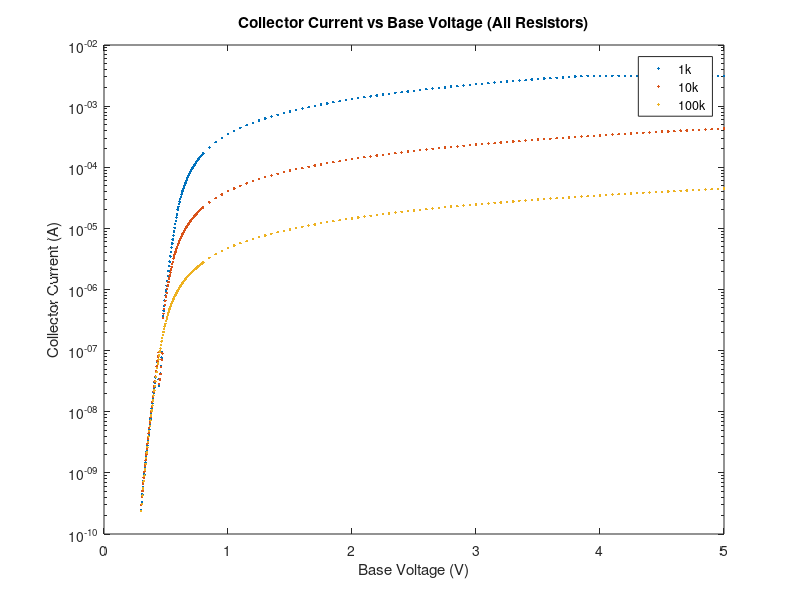
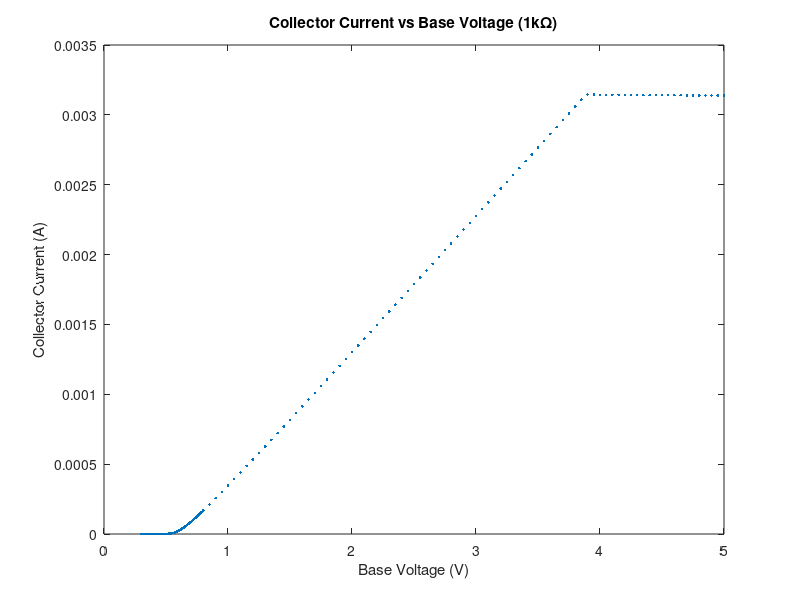

The MATLAB script that drew these images, in order: (Note: this script raises an error after producing the figures.)
load("lab3_exp2_data.mat")

Ic1k   = Iout1k  - Ib1k;
Ic10k  = Iout10k - Ib10k;
Ic100k = Iout100k - Ib100k;
%%
figure
semilogy(Vb1k,   Ic1k,   '.')
hold on
semilogy(Vb10k,  Ic10k,  '.')
semilogy(Vb100k, Ic100k, '.')
title('Collector Current vs Base Voltage (All Resistors)')
xlabel('Base Voltage (V)')
ylabel('Collector Current (A)')
legend('1k','10k','100k',"Location",'best')
%%
figure
plot(Vb1k, Ic1k, '.', 'DisplayName','Measured Data')
title('Collector Current vs Base Voltage (1kΩ)')
xlabel('Base Voltage (V)')
ylabel('Collector Current (A)')
hold on

idx = (Vb1k >= 0.8) & (Vb1k <= 3.9);

f1 = fit(Vb1k(idx)', Ic1k(idx)', 'poly1');

Ic_fit1 = f1.p1*Vb1k + f1.p2;

plot(Vb1k, Ic_fit1, 'DisplayName','Linear Fit')

legend("Location","best")
%%
figure
plot(Vb10k, Ic10k, '.', "DisplayName","Measured Data")
title('Collector Current vs Base Voltage (10kΩ)')
xlabel('Base Voltage (V)')
ylabel('Collector Current (A)')
hold on


idx = (Vb10k >= 0.75) & (Vb10k <= 5);

f1 = fit(Vb10k(idx)', Ic10k(idx)', 'poly1');

Ic_fit2 = f1.p1*Vb10k + f1.p2;

plot(Vb1k, Ic_fit2, 'DisplayName','Linear Fit')

legend("Location","best")
%%
figure
plot(Vb100k, Ic100k, '.', "DisplayName","Measured Data")
title('Collector Current vs Base Voltage (100kΩ)')
xlabel('Base Voltage (V)')
ylabel('Collector Current (A)')
hold on

idx = (Vb100k >= 0.75) & (Vb100k <= 5);
f3 = fit(Vb100k(idx)', Ic100k(idx)', 'poly1');
Ic_fit3 = f3.p1*Vb100k + f3.p2;
plot(Vb100k, Ic_fit3, 'DisplayName','Linear Fit')

legend("Location","best")
Rb1k   = gradient(Vb1k)./gradient(Ib1k);
Rb10k  = gradient(Vb10k)./gradient(Ib10k);
Rb100k = gradient(Vb100k)./gradient(Ib100k);

%%  1k 
figure
loglog(Ib1k, Rb1k, '.', 'DisplayName','Measured')
hold on
idx = (Ib1k >= 10^-8.95) & (Ib1k <= 10^-7.1) & (Rb1k > 0);
fRb1 = fit(log(Ib1k(idx))', log(Rb1k(idx))', 'poly1');
Rb_fit1 = exp(fRb1.p2)*Ib1k.^fRb1.p1;
loglog(Ib1k, Rb_fit1,'DisplayName','Fit')
title('Incremental Base Resistance vs Base Current (1kΩ)')
xlabel('Base Current (A)')
ylabel('R_b (\Omega)')
legend('Location','best')

%%  10k 
figure
loglog(Ib10k, Rb10k, '.', 'DisplayName','Measured')
hold on
idx = (Ib10k >= 10^-9.6) & (Ib10k <= 10^-7.7) & (Rb10k > 0);
fRb2 = fit(log(Ib10k(idx))', log(Rb10k(idx))', 'poly1');
Rb_fit2 = exp(fRb2.p2)*Ib10k.^fRb2.p1;
loglog(Ib10k, Rb_fit2,'DisplayName','Fit')
title('Incremental Base Resistance vs Base Current (10kΩ)')
xlabel('Base Current (A)')
ylabel('R_b (\Omega)')
legend('Location','best')

%%  100k 
figure
loglog(Ib100k, Rb100k, '.', 'DisplayName','Measured')
hold on
idx = (Ib100k >= 10^-9.8) &(Ib100k <= 10^-8.1) & (Rb100k > 0);
fRb3 = fit(log(Ib100k(idx))', log(Rb100k(idx))', 'poly1');
Rb_fit3 = exp(fRb3.p2)*Ib100k.^fRb3.p1;
loglog(Ib100k, Rb_fit3,'DisplayName','Fit')
title('Incremental Base Resistance vs Base Current (100kΩ)')
xlabel('Base Current (A)')
ylabel('R_b (\Omega)')
legend('Location','best')

%%
Gm1k   = gradient(Ic1k)./gradient(Vb1k);
Gm10k  = gradient(Ic10k)./gradient(Vb10k);
Gm100k = gradient(Ic100k)./gradient(Vb100k);

%% 1k 
figure
loglog(Ic1k, Gm1k, '.', 'DisplayName','Measured')
hold on
idx = (Ic1k >= 10^-9.2) & (Ic1k <= 10^-5.4) & (Gm1k > 0);
fGm1 = fit(log(Ic1k(idx))', log(Gm1k(idx))', 'poly1');
Gm_fit1 = exp(fGm1.p2)*Ic1k.^fGm1.p1;
loglog(Ic1k, Gm_fit1,'DisplayName','Fit')
title('Incremental Transconductance vs Collector Current (1kΩ)')
xlabel('Collector Current (A)')
ylabel('G_m (S)')
legend('Location','best')

%%  10k 
figure
loglog(Ic10k, Gm10k, '.', 'DisplayName','Measured')
hold on
idx = (Ic10k >= 1e-9) & (Ic10k <= 10^-5.4) & (Gm10k > 0);
fGm2 = fit(log(Ic10k(idx))', log(Gm10k(idx))', 'poly1');
Gm_fit2 = exp(fGm2.p2)*Ic10k.^fGm2.p1;
loglog(Ic10k, Gm_fit2,'DisplayName','Fit')
title('Incremental Transconductance vs Collector Current (10kΩ)')
xlabel('Collector Current (A)')
ylabel('G_m (S)')
legend('Location','best')

%%  100k 
figure
loglog(Ic100k, Gm100k, '.', 'DisplayName','Measured')
hold on
idx = (Ic100k >= 10^-9.5) & (Ic100k <= 10^-6.5) & (Gm100k > 0);
fGm3 = fit(log(Ic100k(idx))', log(Gm100k(idx))', 'poly1');
Gm_fit3 = exp(fGm3.p2)*Ic100k.^fGm3.p1;
loglog(Ic100k, Gm_fit3,'DisplayName','Fit')
title('Incremental Transconductance vs Collector Current (100kΩ)')
xlabel('Collector Current (A)')
ylabel('G_m (S)')
legend('Location','best')
